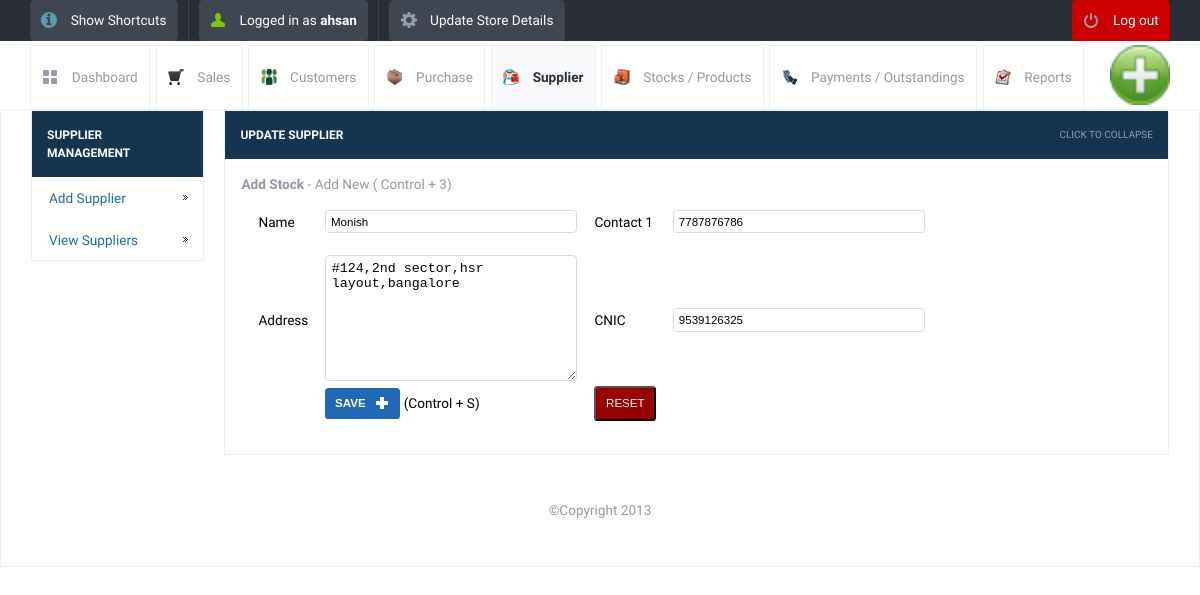
/update_supplier.php?sid=38&table=supplier_details&return=view_supplier.php (signed in), run on the app's committed database.
### tables this page shows
CREATE TABLE IF NOT EXISTS `supplier_details` (
  `id` int(10) unsigned NOT NULL AUTO_INCREMENT,
  `supplier_name` varchar(200) NOT NULL,
  `supplier_address` varchar(500) NOT NULL,
  `supplier_contact1` varchar(100) NOT NULL,
  `supplier_contact2` varchar(100) NOT NULL,
  `balance` int(11) NOT NULL,
  PRIMARY KEY (`id`)
);

### lib/db.class.php (called while the page is built, shortened)
<?php
  class DB
  {
    function DB($base, $server, $user, $pass)
    {
     $myconnection =  mysql_select_db($base)              ;
    }
    function queryUniqueObject($query, $debug = -1)
    {
      $query = "$query LIMIT 1";
      $result = mysql_query($query) or $this->debugAndDie($query);
      return mysql_fetch_object($result);
    }
  }
?>

### init.php (called while the page is built, shortened)
<?php
	include("lib/db.class.php");
	$db = new DB($config['database'], $config['host'], $config['username'], $config['password']);
?>

### update_supplier.php (the view, shortened to what this page needs)
<?php
include_once("init.php");
?>
<!DOCTYPE html>
<html lang="en">
<head>
	<link rel="stylesheet" href="css/style.css">
	<?php include_once("tpl/common_js.php"); ?>
</head>
<body>
	<?php include_once("tpl/top_bar.php"); ?>
	<div id="header-with-tabs">
		<div class="page-full-width cf">
			<ul id="tabs" class="fl">
				<li><a href="dashboard.php" class="dashboard-tab">Dashboard</a></li>
				<li><a href="view_sales.php" class=" sales-tab">Sales</a></li>
				<li><a href="view_customers.php" class=" customers-tab">Customers</a></li>
				<li><a href="view_purchase.php" class="purchase-tab">Purchase</a></li>
				<li><a href="view_supplier.php" class=" active-tab supplier-tab">Supplier</a></li>
				<li><a href="view_product.php" class="stock-tab">Stocks / Products</a></li>
				<li><a href="view_payments.php" class="payment-tab">Payments / Outstandings</a></li>
				<li><a href="view_report.php" class="report-tab">Reports</a></li>
			</ul>
			<a href="#" id="company-branding-small" class="fr"><img src="<?php if(isset($_SESSION['logo'])) { echo "upload/".$_SESSION['logo'];}else{ echo "upload/posnic.png"; } ?>" alt="Point of Sale" /></a>
		</div>
	</div>
	<div id="content">
		<div class="page-full-width cf">
			<div class="side-menu fl">
				<h3>Supplier Management</h3>
				<ul>
					<li><a href="add_supplier.php">Add Supplier</a></li>
					<li><a href="view_supplier.php">View Suppliers</a></li>
				</ul>
			</div>
			<div class="side-content fr">
				<div class="content-module">
					<div class="content-module-heading cf">
						<h3 class="fl">Update Supplier</h3>
						<span class="fr expand-collapse-text">Click to collapse</span>
					</div>
						<div class="content-module-main cf">
				<form name="form1" method="post" id="form1" action="">
                  <p><strong>Add Stock </strong> - Add New ( Control + 3)</p>
                  <table class="form"  border="0" cellspacing="0" cellpadding="0">
				<?php
				if(isset($_GET['sid']))
				$id=$_GET['sid'];
				$line = $db->queryUniqueObject("SELECT * FROM supplier_details WHERE id=$id");
				?>
					<form name="form1" method="post" id="form1" action="">
                    <tr>
					<td>Name</td>
<td><input name="name" type="text" id="name" maxlength="200"  class="round default-width-input" value="<?php echo $line->supplier_name ; ?> "/></td>
                   <td>Contact 1 </td>
                      <td><input name="contact1"  type="text" id="buyingrate" maxlength="20"   class="round default-width-input"
					  value="<?php echo $line->supplier_contact1; ?>" /></td>
                    </tr>
                    <tr>
                      <td>&nbsp;</td>
                      <td>&nbsp;</td>
                    </tr>
                    <tr>
                      <td>Address</td>
                      <td><textarea name="address"  cols="15" class="round full-width-textarea" ><?php echo $line->supplier_address; ?></textarea></td>
                    <td>CNIC </td>
                      <td><input name="contact2"  type="text" id="sellingrate" maxlength="20"  class="round default-width-input"
					  value="<?php echo $line->supplier_contact2; ?>" /></td>
                    </tr>
                    <tr>
                      <td>&nbsp;
					  </td>
                      <td>
                        <input  class="button round blue image-right ic-add text-upper" type="submit" name="Submit" value="Save">
						(Control + S)</td>
                        <td align="right"><input class="button round red   text-upper"  type="reset" name="Reset" value="Reset"> </td>
                    </tr>
                  </table>
                </form>
					</div>
				</div>
		</div>
	</div>
	<div id="footer">
<p> &copy;Copyright 2013</p>
	</div>
</body>
</html>

### data on the page
supplier_details: name "Monish", contact1 "7787876786", address "#124,2nd sector,hsr layout,bangalore", contact2 "9539126325"

### other printed values
$POSNIC['username'] "ahsan"
